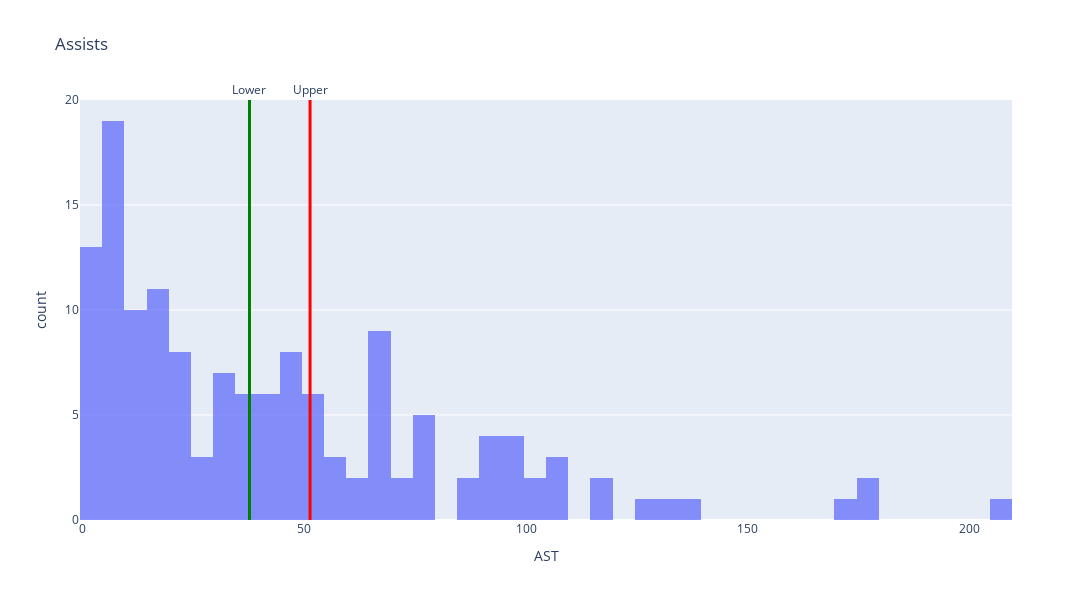

Write notebook code for a chart like this one.
### Markdown cell above
# Bonus: Can you plot the resulting t-distribution of both tests? Indicate where the is the critical region and where does your statistic fall.**

### Code cell
#your code here

fig = px.histogram(wnba, title='Assists', x='AST', nbins=50, width=1200, height=600, opacity=0.75)

fig.add_shape(type='line',line=dict(color='green', width=3), yref='paper', y0=0, y1=1, xref='x', x0=ast_confidence[0], x1=ast_confidence[0])
fig.add_shape(type='line',line=dict(color='red', width=3), yref='paper', y0=0, y1=1, xref='x', x0=ast_confidence[1], x1=ast_confidence[1])

fig.add_annotation(x=ast_confidence[0], y=1.05, yref='paper', showarrow=False, text='Lower')
fig.add_annotation(x=ast_confidence[1], y=1.05, yref='paper', showarrow=False, text='Upper')

fig.write_image("../plots/3-Inferential-Analysis/Assists.png")

fig.show()

### Figure 1 — Plotly figure (JSON) as saved in the notebook; plotly's stock layout.template omitted (floating-point values rounded to 4 significant figures; data arrays with more than 128 entries replaced by an {"elided": "..."} marker saying what was removed)
{"data": [{"alignmentgroup": "True", "bingroup": "x", "hovertemplate": "AST=%{x}<br>count=%{y}<extra></extra>", "legendgroup": "", "marker": {"color": "#636efa", "opacity": 0.75}, "name": "", "nbinsx": 50, "offsetgroup": "", "orientation": "v", "showlegend": false, "type": "histogram", "x": {"elided": "142 int values"}, "xaxis": "x", "yaxis": "y"}], "layout": {"annotations": [{"showarrow": false, "text": "Lower", "x": 37.69, "y": 1.05, "yref": "paper"}, {"showarrow": false, "text": "Upper", "x": 51.34, "y": 1.05, "yref": "paper"}], "barmode": "relative", "height": 600, "legend": {"tracegroupgap": 0}, "shapes": [{"line": {"color": "green", "width": 3}, "type": "line", "x0": 37.69, "x1": 37.69, "xref": "x", "y0": 0, "y1": 1, "yref": "paper"}, {"line": {"color": "red", "width": 3}, "type": "line", "x0": 51.34, "x1": 51.34, "xref": "x", "y0": 0, "y1": 1, "yref": "paper"}], "title": {"text": "Assists"}, "width": 1200, "xaxis": {"anchor": "y", "domain": [0, 1], "title": {"text": "AST"}}, "yaxis": {"anchor": "x", "domain": [0, 1], "title": {"text": "count"}}}}
